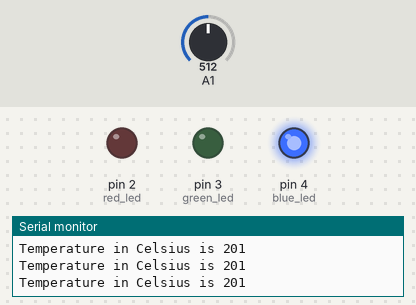
The sketch below on a simulated Arduino Uno, built with avr-gcc and run on an emulated ATmega328P. Shown: output pins drawn as LEDs (lit = HIGH), the last lines printed to the serial monitor. The inputs (shaded band) are chosen by the test bench; at power-on: A1 = 512.

Above: at 1.2 s.
1.3 s: A1 set to 217
2.8 s: A1 set to 193
At 4.0 s:
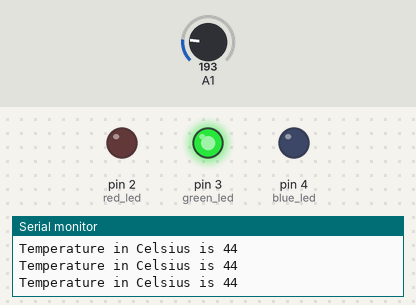
4.3 s: A1 set to 172
5.8 s: A1 set to 145
At 7.0 s:
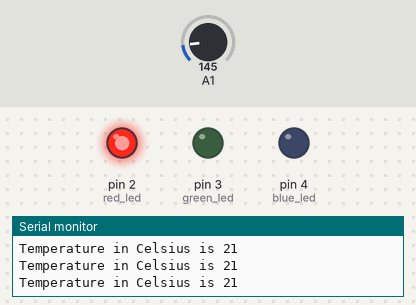
7.3 s: A1 set to 306
At 8.4 s:
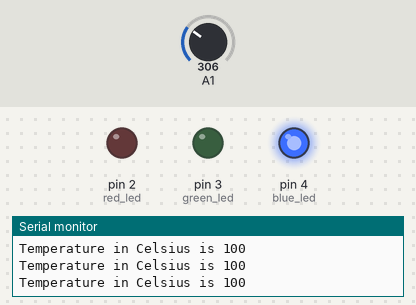
8.8 s: A1 set to 122
At 9.9 s:
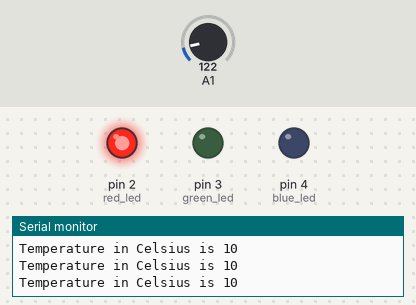
Timing chart, 0 to 11.3 s (numbered marks = the images above; inputs shaded):
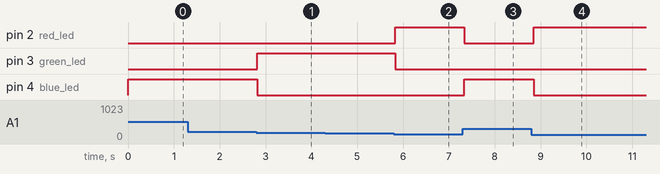

The sketch:

temperature.ino
```cpp
// C++ code
//
int red_led = 2;
int green_led = 3;
int blue_led = 4;
int temp = 0;
void setup()
{
  pinMode(A1, INPUT);
  Serial.begin(9600);
  pinMode(red_led, OUTPUT);
  pinMode(green_led, OUTPUT);
  pinMode(blue_led, OUTPUT);
}

void loop()
{
  temp = map(((analogRead(A1) - 20) * 3.04), 0, 1023, -40, 125);
  Serial.print("Temperature in Celsius is ");
  Serial.println(temp);

  if (temp < 27){
    digitalWrite(red_led, HIGH);
    digitalWrite(green_led, LOW);
    digitalWrite(blue_led, LOW);
  }
  else if (temp >= 27 && temp < 50){
    digitalWrite(red_led, LOW);
    digitalWrite(green_led, HIGH);
    digitalWrite(blue_led, LOW);
  }
  else if(temp >= 50){
    digitalWrite(red_led, LOW);
    digitalWrite(green_led, LOW);
    digitalWrite(blue_led, HIGH);
  }
  delay(100);
}
```

Measured:
- the behaviour switches between 204 and 203 on A1 (found by bisection; images 0 and 1)
- the behaviour switches between 157 and 156 on A1 (found by bisection; images 1 and 2)
- after the input at 2.8 s, pin 3 (green_led): LOW → HIGH at once; pin 4 (blue_led): HIGH → LOW at once
- after the input at 5.8 s, pin 2 (red_led): LOW → HIGH at once; pin 3 (green_led): HIGH → LOW at once
- after the input at 7.3 s, pin 2 (red_led): HIGH → LOW at once; pin 4 (blue_led): LOW → HIGH at once
- after the input at 8.8 s, pin 2 (red_led): LOW → HIGH after 0.05 s; pin 4 (blue_led): HIGH → LOW after 0.05 s
